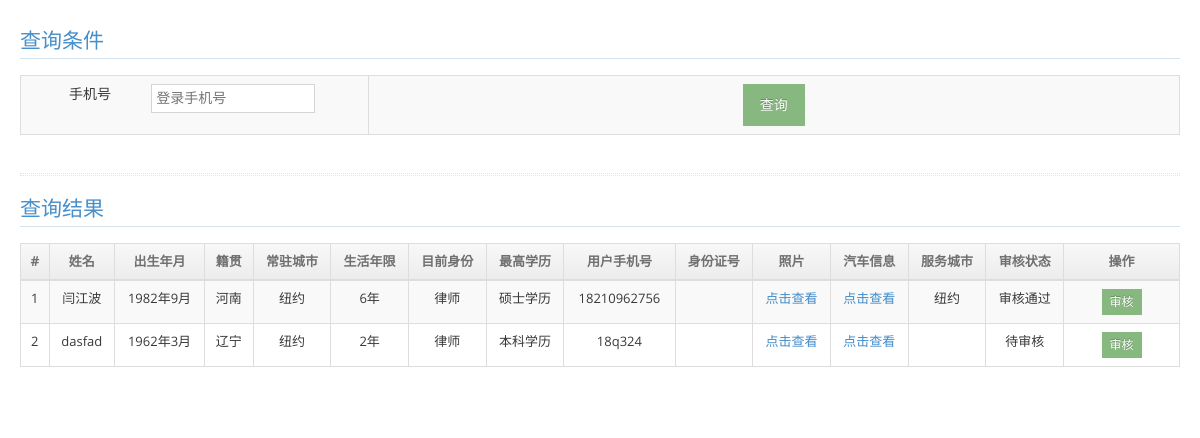
The app's page /index.php/admin/guide with its own data.
### tables this page shows
CREATE TABLE `guide` (
  `id` int(11) NOT NULL AUTO_INCREMENT,
  `name` varchar(50) DEFAULT NULL COMMENT '姓名',
  `birth` varchar(50) DEFAULT NULL COMMENT '出生年月',
  `origin` varchar(50) DEFAULT NULL COMMENT '籍贯',
  `live_city` varchar(50) DEFAULT NULL COMMENT '常驻城市',
  `live_years` varchar(50) DEFAULT NULL COMMENT '生活年限',
  `identity` varchar(50) DEFAULT NULL COMMENT '目前身份',
  `education` varchar(50) DEFAULT NULL COMMENT '最高学历',
  `email` varchar(50) DEFAULT NULL,
  `qq` varchar(50) DEFAULT NULL,
  `wechat` varchar(50) DEFAULT NULL,
  `mobile` varchar(50) NOT NULL,
  `avatar` varchar(100) DEFAULT NULL COMMENT '头像',
  `cert_picture` text COMMENT '证件照片',
  `can_drive_car` enum('0','1') DEFAULT NULL COMMENT '是否会开车：0不会，1会',
  `car_style` varchar(100) DEFAULT NULL COMMENT '汽车品牌及型号',
  `car_seat` varchar(20) DEFAULT NULL COMMENT '几座汽车',
  `car_picture` varchar(200) DEFAULT NULL COMMENT '汽车照片',
  `life_picture` text COMMENT '生活照片',
  `language` varchar(100) DEFAULT NULL COMMENT '语言能力',
  `intro` text COMMENT '个人介绍',
  `travel_picture` text COMMENT '旅游照片',
  `audit_status` enum('-1','0','1') DEFAULT '0' COMMENT '审核状态：-1审核失败，0审核未通过，1审核通过',
  `create_time` timestamp NOT NULL DEFAULT CURRENT_TIMESTAMP COMMENT '创建时间',
  `update_time` datetime DEFAULT NULL COMMENT '修改时间',
  `service_city` varchar(50) DEFAULT NULL COMMENT '服务城市',
  `idcard` varchar(50) DEFAULT NULL COMMENT '身份证号',
  PRIMARY KEY (`id`),
  UNIQUE KEY `mobile` (`mobile`)
);

### application/controllers/admin/Guide.php (called while the page is built, shortened)
<?php
class Guide extends CI_Controller {
	public function __construct()
	{
		$this->load->model('guide_model');
	}
	public function index()
	{
		$data['all_guide_info'] = $this->guide_model->get_all_guide_info();
		$this->load->view('admin/guide',$data);
	}
}

### index.php (called while the page is built, shortened)
<?php
require_once BASEPATH.'core/CodeIgniter.php';

### application/models/Guide_model.php (called while the page is built, shortened)
<?php
class Guide_model extends CI_Model {
    public function get_all_guide_info()
    {
        $sql = 'select * from guide';
        $result = $this->db->query($sql);
        if($result){
            return $result->result_array();
        }
        return false;
    }
}

### application/views/admin/guide.php (the view, shortened to what this page needs)
<!DOCTYPE html>
<html lang="en">
<head>
    <link href="/assets/css/bootstrap.min.css" rel="stylesheet"/>
    <link rel="stylesheet" href="/assets/css/font-awesome.min.css"/>
    <link rel="stylesheet" href="/assets/css/ace-fonts.css"/>
    <link rel="stylesheet" href="/assets/css/ace.min.css"/>
    <link rel="stylesheet" href="/assets/css/ace-rtl.min.css"/>
    <link rel="stylesheet" href="/assets/css/ace-skins.min.css"/>
</head>
<body style="background: #fff">
<div class="page-content">
    <h3 class="header smaller lighter blue">查询条件</h3>
    <form method="get" action="/admin/guide/index">
        <div class="row">
            <div class="col-xs-12">
                <table id="sample-table-2" class="table table-striped table-bordered table-hover">
                    <tr>
                        <td width="30%">
                            <label class="col-sm-4 control-label no-padding-right" for="form-field-1">手机号</label>
                            <div class="col-sm-8">
                                <input type="text" id="form-field-1" placeholder="登录手机号" class="col-xs-10 col-sm-10"
                                       name="code" value="<?php if (!empty($code)) {
                                    echo $code;
                                } ?>"/>
                            </div>
                        </td>
                        <td>
                            <div><input type="submit" class="btn btn-success" value="查询"/></div>
                        </td>
                    </tr>
                </table>
            </div>
        </div>
    </form>
    <div class="hr hr-18 dotted hr-double"></div>
    <h3 class="header smaller lighter blue">查询结果</h3>
    <div class="row">
        <div class="col-xs-12">
            <div class="table-responsive">
                <table id="sample-table-1" class="table table-striped table-bordered table-hover" align="center">
                    <thead>
                    <tr>
                        <th>#</th>
                        <th>姓名</th>
                        <th>出生年月</th>
                        <th>籍贯</th>
                        <th>常驻城市</th>
                        <th>生活年限</th>
                        <th>目前身份</th>
                        <th>最高学历</th>
                        <th>用户手机号</th>
                        <th>身份证号</th>
                        <th>照片</th>
                        <th>汽车信息</th>
                        <th>服务城市</th>
                        <th>审核状态</th>
                        <th>操作</th>
                    </tr>
                    </thead>
                    <tbody>
                    <?php foreach ($all_guide_info as $k => $v): ?>
                        <tr>
                            <td><?php echo $v['id']; ?></td>
                            <td><?php echo $v['name']; ?></td>
                            <td><?php echo $v['birth']; ?></td>
                            <td><?php echo $v['origin']; ?></td>
                            <td><?php echo $v['live_city']; ?></td>
                            <td><?php echo $v['live_years']; ?></td>
                            <td><?php echo $v['identity']; ?></td>
                            <td><?php echo $v['education']; ?></td>
                            <td><?php echo $v['mobile']; ?></td>
                            <td><?php echo $v['idcard']; ?></td>
                            <td><a href="">点击查看</a></td>
                            <td><a href="">点击查看</a></td>
                            <td><?php echo $v['service_city']; ?></td>
                            <td><?php if($v['audit_status']==1){echo "审核通过";}elseif($v['audit_status']==0){echo "待审核";}else{echo "审核未通过";}?></td>
                            <td width="10%">
                                <button type='button' class='btn btn-xs btn-success'
                                        onclick="editStatus('<?php echo $val['id']; ?>','<?php echo $val['priority']; ?>')">
                                    审核
                                </button>
                            </td>
                        </tr>
                    <?php endforeach; ?>
                    </tbody>
                </table>
            </div>
        </div>
    </div>
</div>
</body>
</html>

### application/views/admin/guide.php (style rules this page uses)
th { text-align: center }
td { text-align: center }

### records on screen
guide: id "1", name "闫江波", birth "1982年9月", origin "河南", live_city "纽约", live_years "6年", identity "律师", education "硕士学历", mobile "18210962756", service_city "纽约", audit_status "审核通过"
guide: id "2", name "dasfad", birth "1962年3月", origin "辽宁", live_city "纽约", live_years "2年", identity "律师", education "本科学历", mobile "18q324", audit_status "待审核"
